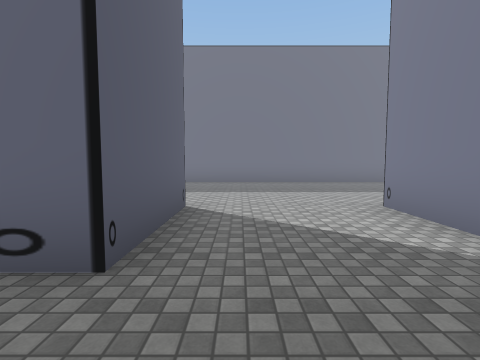
[1] (above)

23 first-person views from a walk through a scene from a Unity 3-D project. The camera is 1.4 m above the floor, tilts 4° down and sees 85° across. The floor is counted in squares, 2 m on a side. Each view is taken from the middle of a square. On the plan, view 1 faces up. The plan holds only what a view shows up to about 9 squares ahead; the rest is blank. The place goes on beyond the plan. The player character is not drawn. Some surface patterns are stand-ins.

[2]
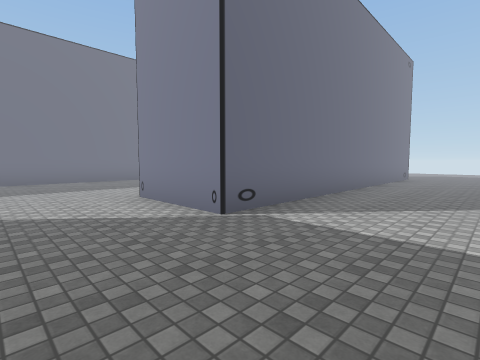

[3]
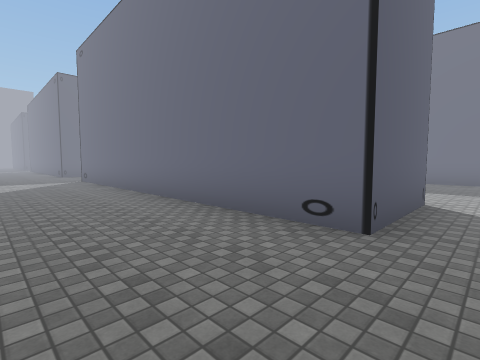

[4]
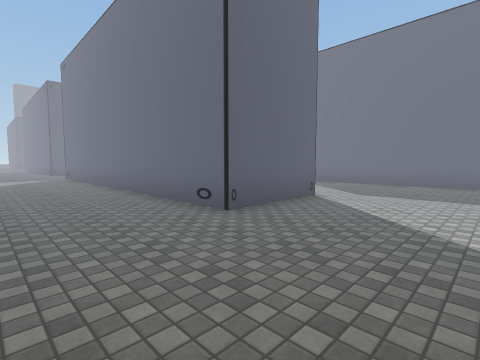

[5]
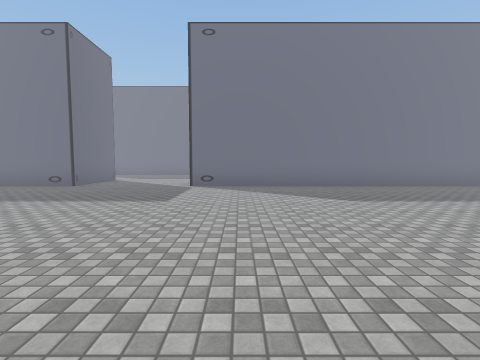

[6]
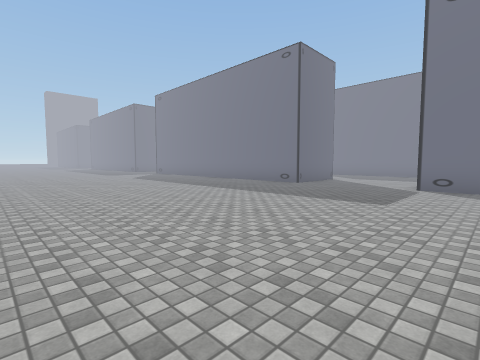

[7]
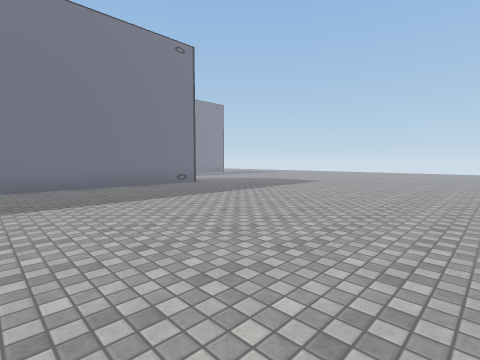

[8]
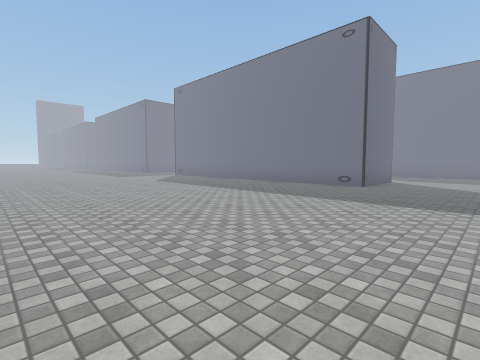

[9]
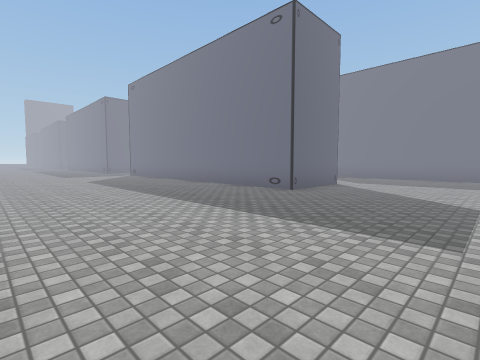

[10]
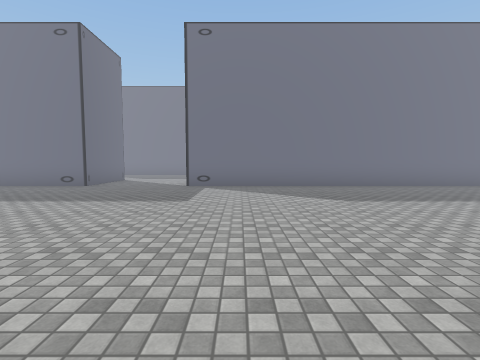

[11]
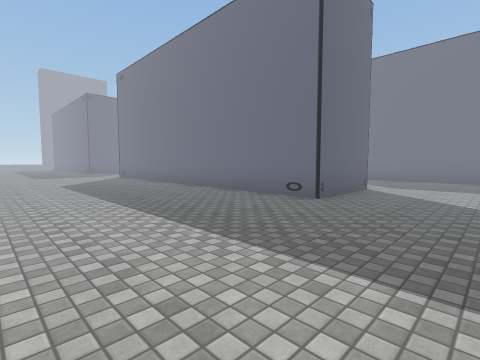

[12]
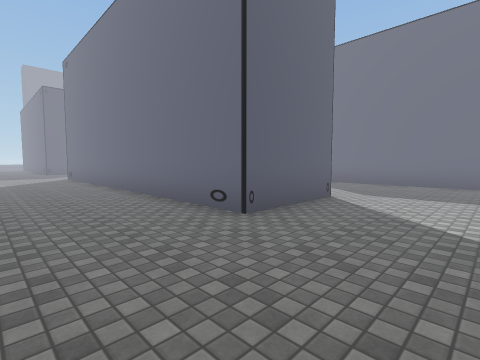

[13]
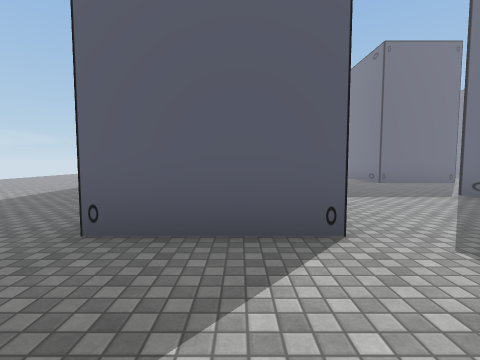

[14]
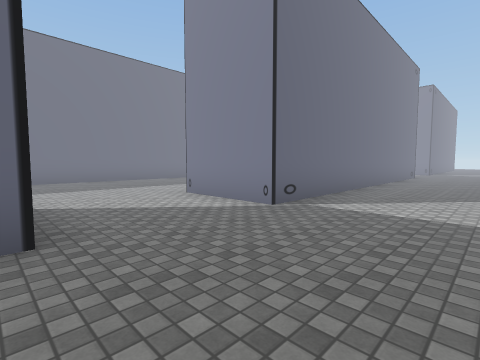

[15]
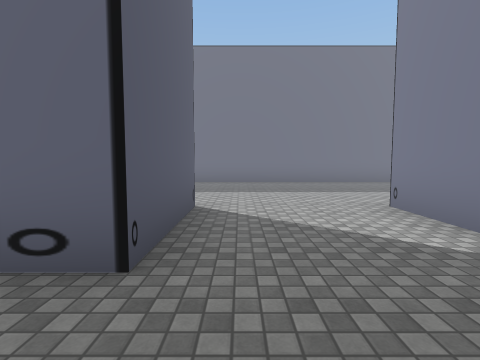

[16]
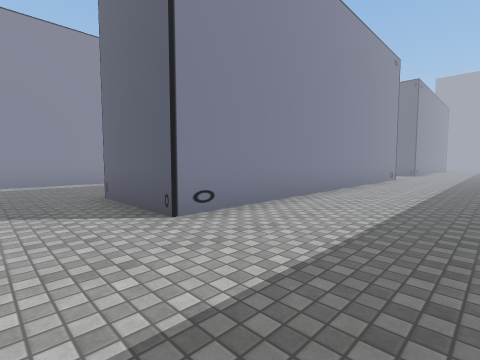

[17]
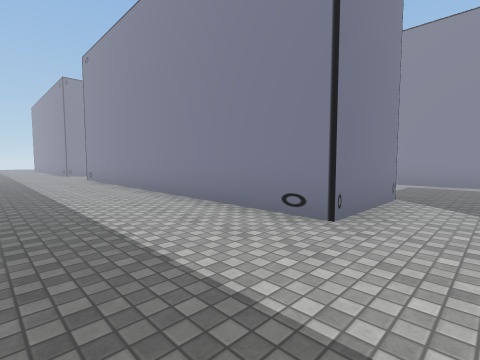

[18]
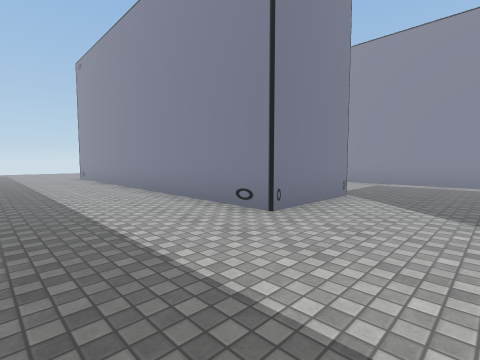

[19]
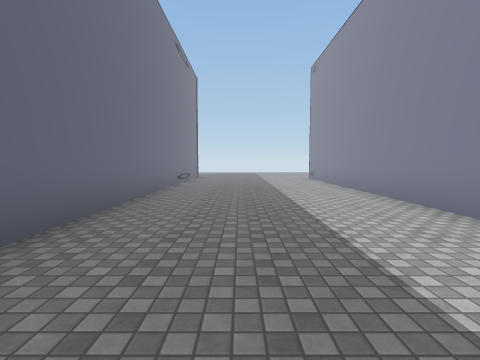

[20]
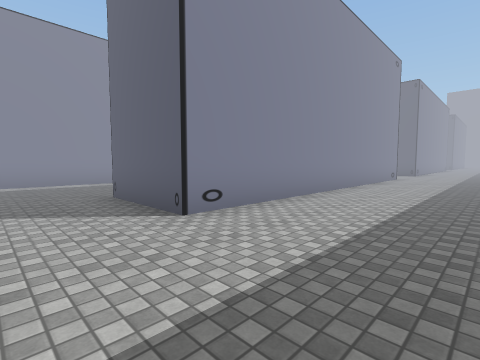

[21]
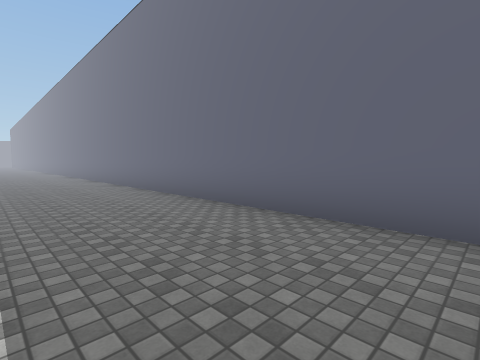

[22]
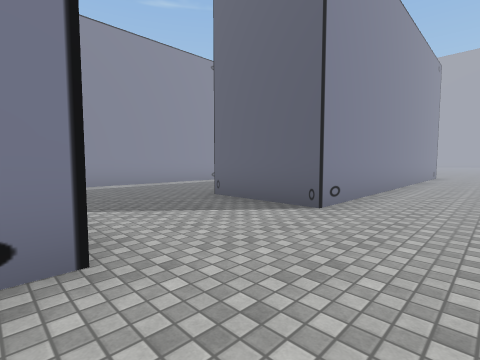

[23]
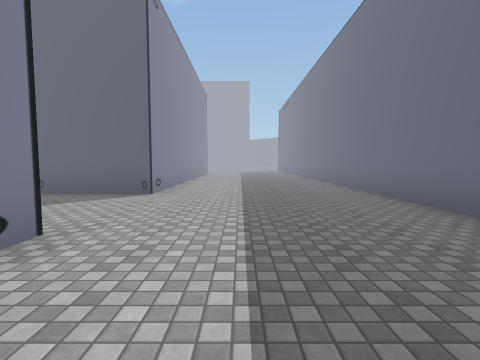

### Floor plan
Points are (right, up) in squares from view 1. A wall is a line through its corners. A room is listed if a view was taken in it or the views show most of it. See-through windows are left out.
Room 1 (views 1, 2, 3, 4, 5, 6, 7, 8, 9, 10, 11, 12, 13, 14, 15, 16, 17, 18, 19, 20, 21, 22, 23)
walls: (-7.8, -2) (-7.8, -4.5) (-17.6, -4.5); (-10.6, 1.6) (-10.6, 4.1) (-0.9, 4.1) (-0.9, 1.6) (-10.6, 1.6); (-14.9, -2) (-9.6, -2); (-2.1, -2) (3.8, -2); (-18.2, 1.6) (-23.5, 1.6); (-20.4, -2) (-20.4, -4.5) (-28.2, -4.5); (-23.5, 4.1) (-13.7, 4.1) (-13.7, 1.6) (-14.6, 1.6); (5.3, -2) (5.3, -4.5) (-4.5, -4.5); (-24.1, 9) (-30.1, 9); (-27.8, -2) (-25, -2); (9.5, 1.6) (2.3, 1.6) (2.3, 4.1) (9.5, 4.1); (-30.5, 4.1) (-26.6, 4.1) (-26.6, 1.6) (-27.1, 1.6); (9.5, 9) (-14.6, 9)

Positions as (right, up) in squares from view 1, and headings:
1: (0, 0), facing up
2: (0, -1), facing up-right
3: (0, -1), facing up-left
4: (-5, -7), facing up-left
5: (-3, -12), facing up
6: (-3, -12), facing up-left
7: (0, -12), facing up-right
8: (8, -12), facing up-left
9: (9, -10), facing up-left
10: (-16, -12), facing up
11: (-18, -9), facing up-left
12: (-18, -7), facing up-left
13: (-18, -3), facing left
14: (-14, -1), facing up-right
15: (-13, 0), facing up
16: (-12, 7), facing down-left
17: (-12, 7), facing down-right
18: (0, 7), facing down-right
19: (1, 7), facing right
20: (1, 7), facing down-left
21: (1, 6), facing up-left
22: (-23, 6), facing down-left
23: (-21, 6), facing left
